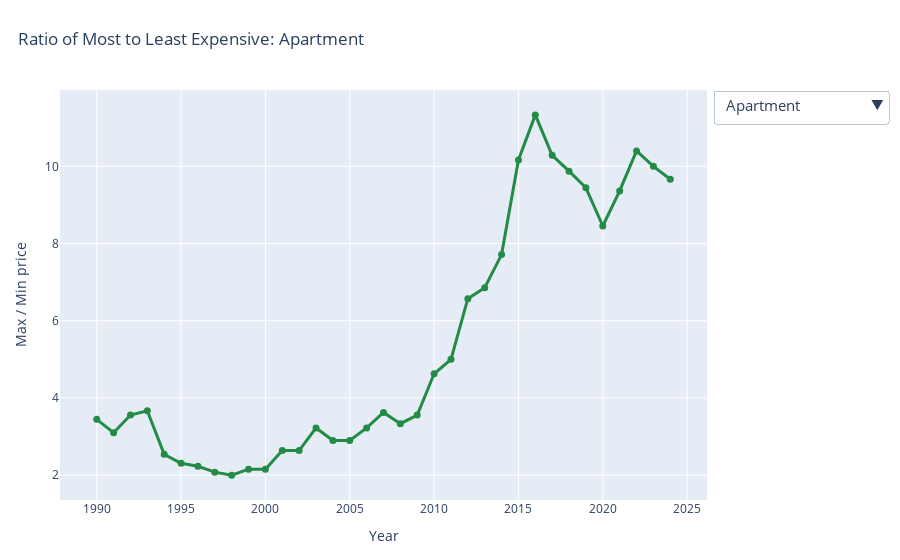

The code cell stored with this chart in its notebook:
### Markdown cell above
## Price Inequality: Widening Spreads Across Cities
Are prices converging or diverging? Track the ratio of most to least expensive properties.

### Code cell
def ratio_most_least(d, segment, start_year=1990, end_year=2024):
    x = d[(d["Property_Type"] == segment) & d["Price"].notna()].copy()
    x = x[(x["Year"] >= start_year) & (x["Year"] <= end_year)]
    byy = x.groupby("Year")["Price"]
    out = byy.apply(lambda s: s.max() / s.min() if s.notna().sum() >= 2 else np.nan)
    return out.dropna()

segments = ["Apartment", "Single-family house", "Multi-family house"]
colors = {
    "Apartment": "#238b45",
    "Single-family house": "#e6550d",
    "Multi-family house": "#c61a2b",
}

traces = []
for seg in segments:
    r = ratio_most_least(df, seg, start_year=1990, end_year=2024)
    traces.append(go.Scatter(
        x=r.index,
        y=r.values,
        mode="lines+markers",
        name=seg,
        line=dict(color=colors[seg], width=3),
        marker=dict(size=7),
        visible=(seg == "Apartment")  
    ))

fig = go.Figure(traces)

def _title(seg_text):
    return dict(text=f"Ratio of Most to Least Expensive: {seg_text}", x=0.02, xanchor="left")

buttons = []
for i, seg in enumerate(segments):
    vis = [False] * len(segments)
    vis[i] = True
    buttons.append(dict(
        label=seg,
        method="update",
        args=[
            {"visible": vis},
            {"title": _title(seg)}
        ]
    ))

buttons.append(dict(
    label="All Properties",
    method="update",
    args=[
        {"visible": [True] * len(segments)},
        {"title": _title("All property types")} 
    ]
))

fig.update_layout(
    updatemenus=[dict(
        type="dropdown",
        buttons=buttons,
        direction="down",
        x=1.01,
        y=1.0,
        xanchor="left",
        yanchor="top",
        showactive=True,
        font=dict(size=15),
    )],
    title=_title("Apartment"),
    xaxis_title="Year",
    yaxis_title="Max / Min price",
    legend_title_text="Property Type",
    margin=dict(t=90, l=60, r=60, b=60) 
)

fig.show()

### Figure 1 — Plotly figure (JSON) as saved in the notebook; plotly's stock layout.template omitted (floating-point values rounded to 4 significant figures)
{"data": [{"line": {"color": "#238b45", "width": 3}, "marker": {"size": 7}, "mode": "lines+markers", "name": "Apartment", "type": "scatter", "visible": true, "x": [1990, 1991, 1992, 1993, 1994, 1995, 1996, 1997, 1998, 1999, 2000, 2001, 2002, 2003, 2004, 2005, 2006, 2007, 2008, 2009, 2010, 2011, 2012, 2013, 2014, 2015, 2016, 2017, 2018, 2019, 2020, 2021, 2022, 2023, 2024], "y": [3.444, 3.1, 3.556, 3.667, 2.538, 2.308, 2.231, 2.077, 2, 2.154, 2.154, 2.636, 2.636, 3.222, 2.9, 2.9, 3.222, 3.625, 3.333, 3.556, 4.625, 5, 6.571, 6.857, 7.714, 10.17, 11.33, 10.29, 9.875, 9.444, 8.455, 9.364, 10.4, 10, 9.667]}, {"line": {"color": "#e6550d", "width": 3}, "marker": {"size": 7}, "mode": "lines+markers", "name": "Single-family house", "type": "scatter", "visible": false, "x": [1990, 1991, 1992, 1993, 1994, 1995, 1996, 1997, 1998, 1999, 2000, 2001, 2002, 2003, 2004, 2005, 2006, 2007, 2008, 2009, 2010, 2011, 2012, 2013, 2014, 2015, 2016, 2017, 2018, 2019, 2020, 2021, 2022, 2023, 2024], "y": [2.9, 3, 2.75, 2.462, 2.692, 2.133, 1.933, 1.929, 1.867, 1.733, 1.857, 1.8, 2.077, 2.083, 2.167, 2.545, 2.545, 2.8, 2.545, 3.667, 3, 3.889, 3.6, 3.3, 3.182, 3.455, 3.818, 3.917, 3.917, 4.077, 4.071, 4.333, 4, 4, 4.462]}, {"line": {"color": "#c61a2b", "width": 3}, "marker": {"size": 7}, "mode": "lines+markers", "name": "Multi-family house", "type": "scatter", "visible": false, "x": [1990, 1991, 1992, 1993, 1994, 1995, 1996, 1997, 1998, 1999, 2000, 2001, 2002, 2003, 2004, 2005, 2006, 2007, 2008, 2009, 2010, 2011, 2012, 2013, 2014, 2015, 2016, 2017, 2018, 2019, 2020, 2021, 2022, 2023, 2024], "y": [3.333, 3.8, 3.333, 3.667, 3.167, 2.571, 1.778, 2.25, 1.778, 2.5, 2.143, 2.667, 2.833, 2.429, 2.833, 3.167, 3.333, 3.4, 4, 3.8, 7, 7.667, 5.5, 7, 6.75, 9.667, 7.75, 7.8, 6.333, 7, 7.333, 6.857, 7.571, 8.6, 8.8]}], "layout": {"legend": {"title": {"text": "Property Type"}}, "margin": {"b": 60, "l": 60, "r": 60, "t": 90}, "title": {"text": "Ratio of Most to Least Expensive: Apartment", "x": 0.02, "xanchor": "left"}, "updatemenus": [{"buttons": [{"args": [{"visible": [true, false, false]}, {"title": {"text": "Ratio of Most to Least Expensive: Apartment", "x": 0.02, "xanchor": "left"}}], "label": "Apartment", "method": "update"}, {"args": [{"visible": [false, true, false]}, {"title": {"text": "Ratio of Most to Least Expensive: Single-family house", "x": 0.02, "xanchor": "left"}}], "label": "Single-family house", "method": "update"}, {"args": [{"visible": [false, false, true]}, {"title": {"text": "Ratio of Most to Least Expensive: Multi-family house", "x": 0.02, "xanchor": "left"}}], "label": "Multi-family house", "method": "update"}, {"args": [{"visible": [true, true, true]}, {"title": {"text": "Ratio of Most to Least Expensive: All property types", "x": 0.02, "xanchor": "left"}}], "label": "All Properties", "method": "update"}], "direction": "down", "font": {"size": 15}, "showactive": true, "type": "dropdown", "x": 1.01, "xanchor": "left", "y": 1, "yanchor": "top"}], "xaxis": {"title": {"text": "Year"}}, "yaxis": {"title": {"text": "Max / Min price"}}}}
